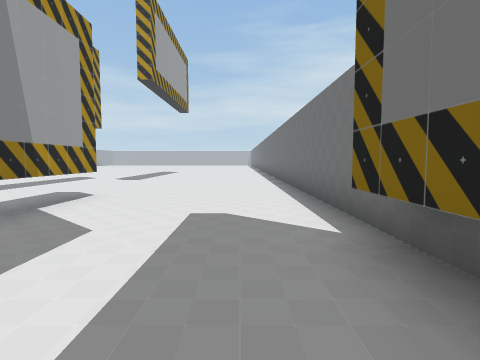
view 1 (above)

18 first-person views from a walk through a scene from a Unity 3-D project. The camera is 1.5 m above the floor, tilts 4° down and sees 80° across. The floor is counted in squares, 2 m on a side. Each view is taken from the middle of a square. On the plan, view 1 faces up. The plan holds only what a view shows up to about 10 squares ahead; the rest is blank. The place goes on beyond the plan. The player character is not drawn. Some animated figures are not drawn. Some surface patterns are stand-ins.

view 2
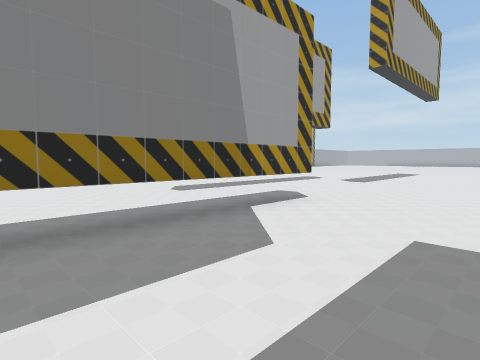

view 3
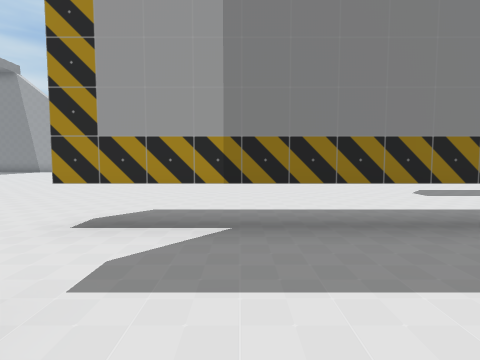

view 4
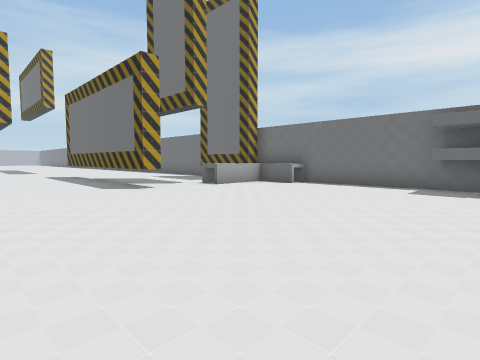

view 5
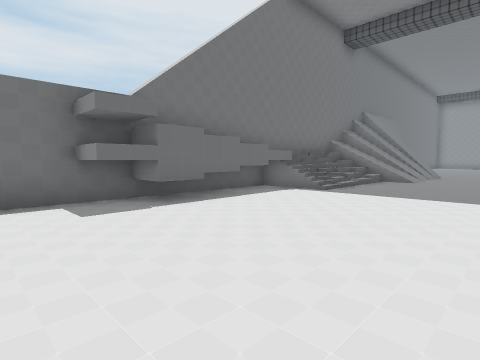

view 6
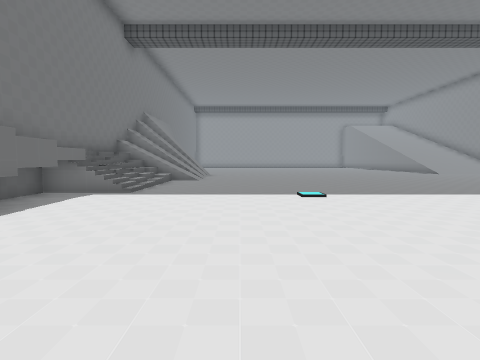

view 7
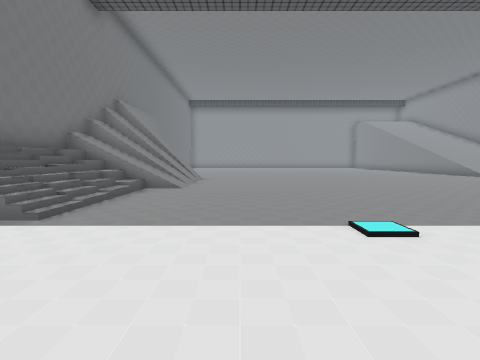

view 8
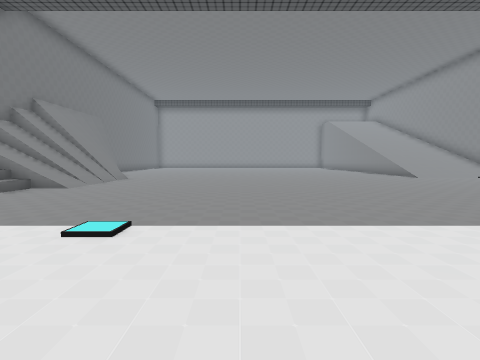

view 9
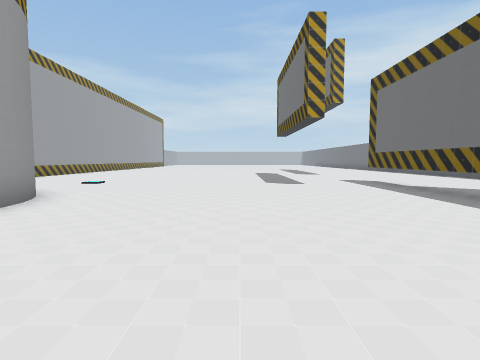

view 10
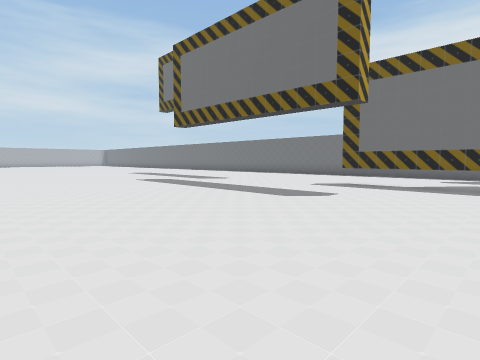

view 11
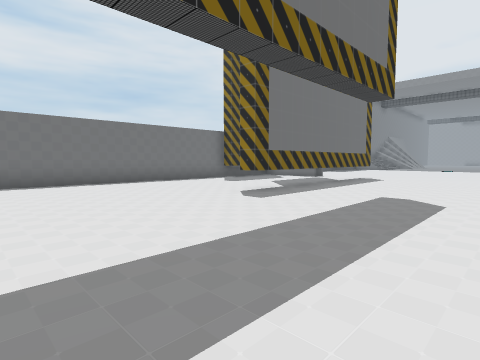

view 12
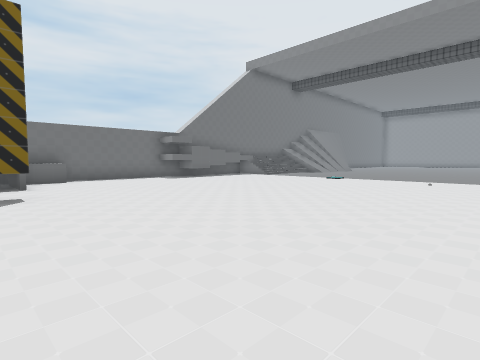

view 13
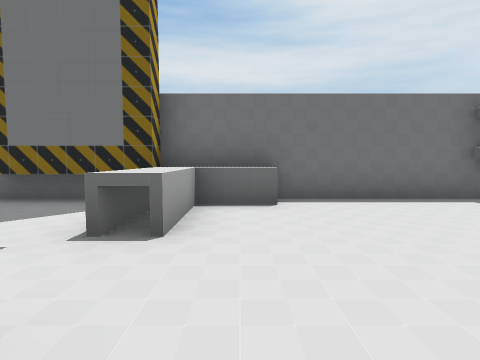

view 14
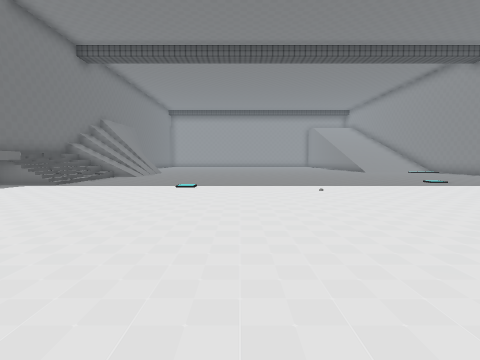

view 15
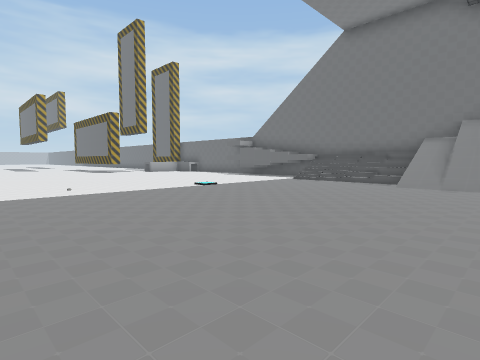

view 16
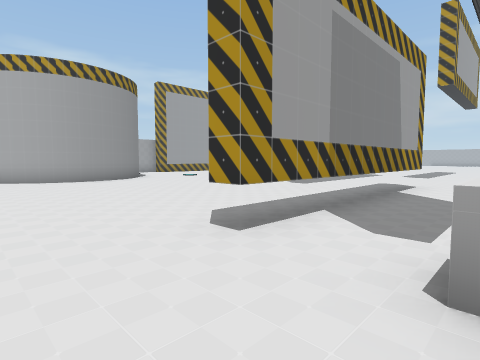

view 17
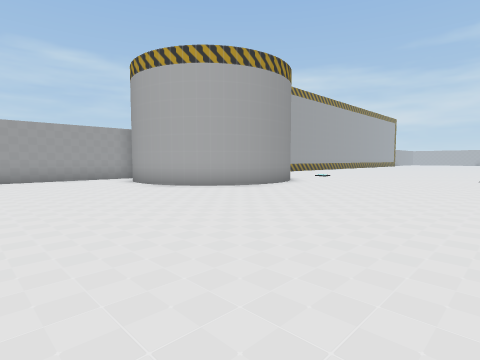

view 18
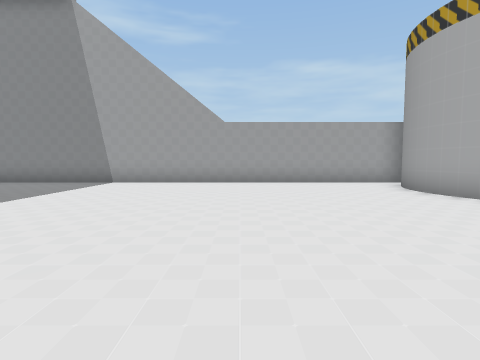

### Floor plan
Key: @ floor where view 1 was taken; # wall or solid block; . main floor; : floor 2.75 m higher than the main floor; / step, stairs or slope; = window, fence, low wall or low ledge; ^ raised ledge; O other object.
Columns run from 18 left of view 1 to 2 right of it. Each row starts with its distance up from view 1.
 11        ...........
 10        .............#
  9        .............#
  8        .............#
  7       ..............#
  6       .........#....#
  5     .O.........=....#
  4     ...........=....#
  3      ..........=....#
  2      #.........=...##
  1      ##........=...##
  0       #........=..@##
 -1      ##..........^^^#
 -2 #.####.............^#
 -3 #...................#
 -4 #...................#
 -5 #...................#
 -6 #...................#
 -7 #..................^^
 -8 #..................:#
 -9 #................../#
-10 #................../#
-11 #............O...../#
-12 #.................//#
-13 #....O............//#
-14 #..    ...........//#
-15 #     ............//#
-16      ............///#
-17      ............///#
-18      ............///#

Where each view was taken, in squares from view 1:
view 1: 0 up, 0 right, facing up
view 2: 1 up, 0 right, facing up-left
view 3: 1 up, 0 right, facing left
view 4: 8 down, 7 left, facing up-right
view 5: 5 down, 4 left, facing down-right
view 6: 5 down, 3 left, facing down
view 7: 8 down, 3 left, facing down
view 8: 8 down, 6 left, facing down
view 9: 4 down, 8 left, facing up
view 10: 2 up, 12 left, facing up-right
view 11: 11 up, 8 left, facing down-right
view 12: 0 up, 10 left, facing down-right
view 13: 2 down, 4 left, facing right
view 14: 3 down, 6 left, facing down
view 15: 18 down, 10 left, facing up-right
view 16: 3 down, 1 left, facing up-left
view 17: 7 down, 6 left, facing up-left
view 18: 7 down, 8 left, facing left
